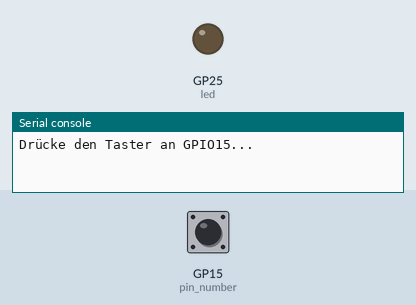
A program run on a simulated Raspberry Pi Pico running MicroPython. Parts: output pins drawn as LEDs (lit = HIGH), the last lines printed to the serial console. The test bench sets the inputs (shaded band); at power-on: GP15 (pin_number) HIGH.

Above: at 1.2 s.
1.3 s: GP15 (pin_number) pulled LOW for 0.15 s
At 1.7 s:
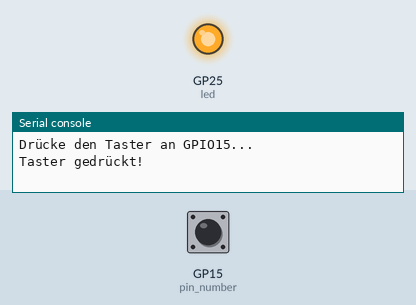
2.9 s: GP15 (pin_number) pulled LOW for 1 s
At 4.4 s:
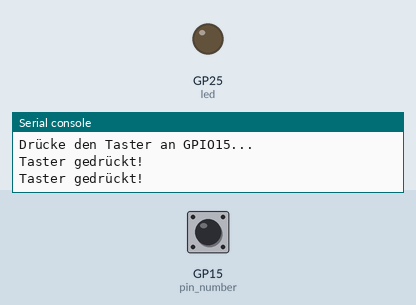
5.4 s: GP15 (pin_number) pulled LOW for 3.2 s
At 6.5 s:
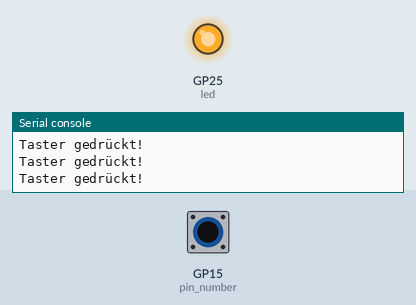
Timing chart, 0 to 8.4 s (numbered marks = the images above; inputs shaded):
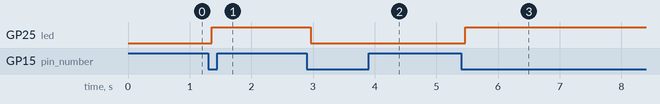

Measured:
- after the input at 1.3 s, GP25 (led): LOW → HIGH after 0.06 s
- after the input at 2.9 s, GP25 (led): HIGH → LOW after 0.06 s
- after the input at 5.4 s, GP25 (led): LOW → HIGH after 0.07 s

The program:

debounce.py
```python
# debounce.py - Taster-Entprellung
# Verschiedene Methoden zur Entprellung von Tastern

from machine import Pin
import time

# ============================================
# Methode 1: Einfache Verzögerung
# ============================================

def debounce_simple(pin, delay_ms=50):
    """
    Einfache Entprellung mit Verzögerung.
    Wartet nach Tastendruck eine feste Zeit.
    """
    if pin.value() == 0:  # Taster gedrückt (Pull-up)
        time.sleep_ms(delay_ms)
        if pin.value() == 0:  # Immer noch gedrückt
            return True
    return False

# ============================================
# Methode 2: Zustandsbasiert
# ============================================

class DebouncedButton:
    """
    Zustandsbasierte Entprellung mit konfigurierbarer Verzögerung.
    Erkennt Drücken und Loslassen separat.
    """

    def __init__(self, pin_number, pull_up=True, debounce_ms=50):
        if pull_up:
            self.pin = Pin(pin_number, Pin.IN, Pin.PULL_UP)
            self.pressed_value = 0
        else:
            self.pin = Pin(pin_number, Pin.IN, Pin.PULL_DOWN)
            self.pressed_value = 1

        self.debounce_ms = debounce_ms
        self.last_state = self.pin.value()
        self.last_change_time = time.ticks_ms()
        self.is_pressed = False

    def update(self):
        """
        Muss regelmäßig aufgerufen werden.
        Gibt True zurück bei neuem Tastendruck.
        """
        current_state = self.pin.value()
        current_time = time.ticks_ms()

        # Zustand hat sich geändert
        if current_state != self.last_state:
            self.last_change_time = current_time
            self.last_state = current_state

        # Stabil für debounce_ms?
        if time.ticks_diff(current_time, self.last_change_time) > self.debounce_ms:
            new_pressed = (current_state == self.pressed_value)

            # Flanke erkennen (neu gedrückt)
            if new_pressed and not self.is_pressed:
                self.is_pressed = True
                return True
            elif not new_pressed:
                self.is_pressed = False

        return False

    def is_held(self):
        """Prüft ob Taster gerade gedrückt gehalten wird."""
        return self.is_pressed

# ============================================
# Methode 3: Interrupt-basiert
# ============================================

class InterruptButton:
    """
    Interrupt-basierte Entprellung.
    Reagiert sofort auf Tastendruck.
    """

    def __init__(self, pin_number, callback, pull_up=True, debounce_ms=200):
        if pull_up:
            self.pin = Pin(pin_number, Pin.IN, Pin.PULL_UP)
            trigger = Pin.IRQ_FALLING
        else:
            self.pin = Pin(pin_number, Pin.IN, Pin.PULL_DOWN)
            trigger = Pin.IRQ_RISING

        self.callback = callback
        self.debounce_ms = debounce_ms
        self.last_trigger = 0

        self.pin.irq(trigger=trigger, handler=self._irq_handler)

    def _irq_handler(self, pin):
        current_time = time.ticks_ms()
        if time.ticks_diff(current_time, self.last_trigger) > self.debounce_ms:
            self.last_trigger = current_time
            self.callback()

# ============================================
# Beispiel-Verwendung
# ============================================

if __name__ == "__main__":
    # Methode 2: Zustandsbasiert
    button = DebouncedButton(pin_number=15, pull_up=True)
    led = Pin(25, Pin.OUT)  # Onboard-LED

    print("Drücke den Taster an GPIO15...")

    while True:
        if button.update():
            print("Taster gedrückt!")
            led.toggle()
        time.sleep_ms(10)
```
